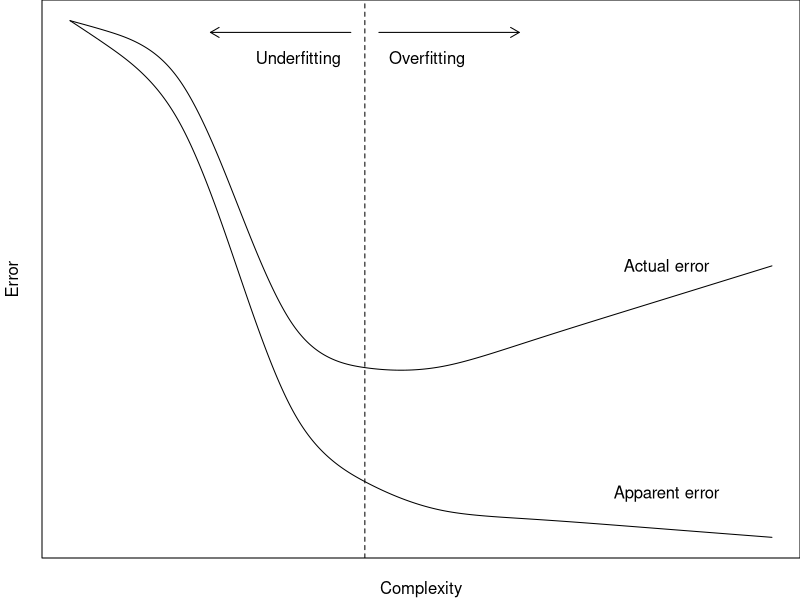

Write R code to recreate this figure.
# PREREQ -----------------------------------------------------------------------

library(knitr)

# DATA -------------------------------------------------------------------------

set.seed(600000)

x <- seq(0, 1, length.out = 20)
y1 <- c(1 - x[1:4], 
        1.5 - 4 * x[5:6], 
        0.5 - 0.8 * x[7:10], 
        0.15 - 0.1 * x[11:20])
X <- seq(0, 1, length.out = 1000)
Y1 <- predict(smooth.spline(x, y1, df = 10), X)$y
Y2 <- 0.5 * X

# PLOT -------------------------------------------------------------------------

pdf("../figure/eval_ofit_3.pdf", width = 8, height = 3)

par(mar = c(2.1, 2.1, 0, 0))

plot(X, Y1, type = "l", axes = FALSE, xlab = "Complexity", ylab = "Error")
mtext("Complexity", side = 1, line = 1)
mtext("Error", side = 2, line = 1)

lines(X, Y1 + Y2)
abline(v = 0.42, lty = 2)
text(0.4, 0.93, "Underfitting", pos = 2)
text(0.44, 0.93, "Overfitting", pos = 4)
arrows(0.4, 0.98, 0.2, 0.98, length = 0.1)
arrows(0.44, 0.98, 0.64, 0.98, length = 0.1)
box()
text(0.85, 0.13, "Apparent error")
text(0.85, 0.55, "Actual error")

ggsave("../figure/eval_ofit_3.pdf", width = 8, height = 3)
dev.off()